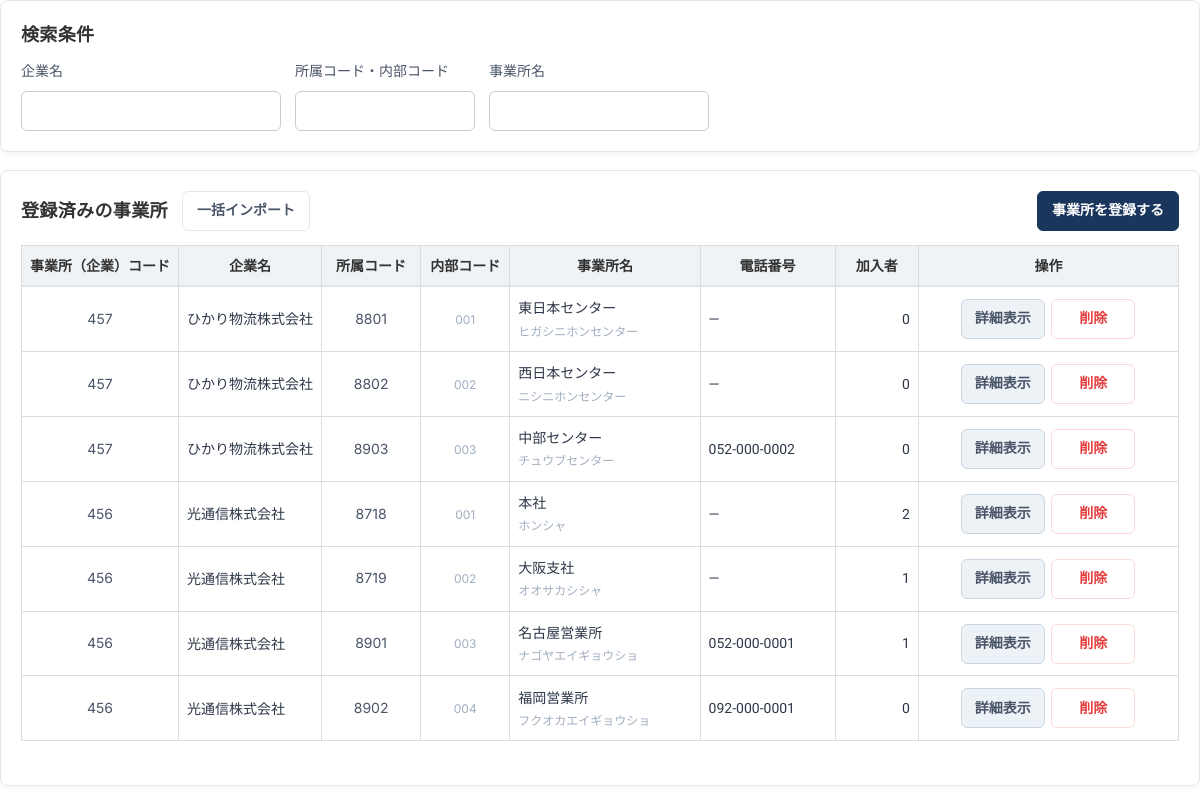
/offices (signed in), run on the app's committed database.
### tables this page shows
CREATE TABLE office (
  id         INTEGER PRIMARY KEY AUTOINCREMENT,
  company_id INTEGER NOT NULL REFERENCES company(id),
  ext_code   TEXT,                    -- 所属コード（企業が管理する番号）。取込の照合キー
  code       TEXT NOT NULL,           -- 当社内部コード。登録順に自動発番
  name       TEXT NOT NULL,           -- 事業所名
  kana       TEXT,                    -- 部署名（フリガナ）
  zip        TEXT,                    -- 郵便番号
  tel        TEXT,
  address    TEXT,
  created_at TEXT NOT NULL DEFAULT (datetime('now','localtime')),
  updated_at TEXT,
  UNIQUE (company_id, code),
  UNIQUE (company_id, ext_code),
  UNIQUE (company_id, name)
);

CREATE TABLE company (
  id         INTEGER PRIMARY KEY AUTOINCREMENT,
  kenpo_id   INTEGER NOT NULL REFERENCES kenpo(id),
  ext_code   TEXT,                    -- 事業所（企業）コード（健保が管理する番号）。取込の照合キー
  code       TEXT NOT NULL,           -- 当社内部コード。健保名＋企業名から自動生成
  name       TEXT NOT NULL,
  kana       TEXT,
  cert_mark  TEXT,                    -- 被保険者証記号
  zip        TEXT,                    -- 郵便番号
  tel        TEXT,
  address    TEXT,
  email      TEXT,                    -- 担当メールアドレス
  created_at TEXT NOT NULL DEFAULT (datetime('now','localtime')),
  updated_at TEXT,
  UNIQUE (kenpo_id, code),
  UNIQUE (kenpo_id, ext_code),
  UNIQUE (kenpo_id, name)
);

### app.py (the view)
@app.route("/offices")
@login_required
def offices():
    acc = current_account()
    rows, total, f = _offices_page(acc, 0, PAGE_ROWS)
    return render_template("offices.html", rows=rows, total=total,
                           counts=_office_counts(), f=f)

### app.py (called while the page is built, shortened)
def feature_na(key, role_key):
    return role_key in FEATURE_NA_ROLES.get(key, ())

def get_db():
    if "db" not in g:
        g.db = sqlite3.connect(DB_PATH)
        g.db.row_factory = sqlite3.Row
        g.db.execute("PRAGMA foreign_keys = ON")
    return g.db

def asset_ver(name="app.css"):
    try:
        return str(int(os.path.getmtime(os.path.join(BASE_DIR, "static", name))))
    except OSError:
        return "0"

@app.context_processor
def inject_asset_ver():
    return {"ASSET_V": asset_ver()}

def real_account():
    aid = session.get("account_id")
    if not aid:
        return None
    if "real_acc" not in g:
        g.real_acc = get_db().execute(
            "SELECT * FROM account WHERE id=? AND status='active'", (aid,)).fetchone()
    return g.real_acc

def support_kenpo():
    kid = session.get("support_kenpo_id")
    if not kid:
        return None

def current_account():
    me = real_account()
    if not me:
        return None
    if "acc" not in g:
        kenpo = support_kenpo()
        if kenpo:
            acc = dict(me)
            acc.update(role="kenpo_user", view_scope="kenpo_all", kenpo_id=kenpo["id"],
                       company_id=None, is_primary=0, can_download=me["can_download"],
                       name=f"{me['name']}（サポート）", support=True,
                       support_kenpo=kenpo["name"])
            g.acc = acc
        else:
            g.acc = me
    return g.acc

def sub_role(acc):
    if not acc:
        return ""
    try:
        v = acc["sub_role"]
    except (KeyError, IndexError):
        return ""
    return (v or "") if v in SUB_ROLE_LABELS else ""

def is_doctor(acc=None):
    return sub_role(acc if acc is not None else current_account()) == "doctor"

def role_key(acc=None):
    acc = acc if acc is not None else current_account()
    if not acc:
        return ""
    s = sub_role(acc)
    return acc["role"] + ("/" + s if s else "")

def feature_overrides():
    if "features" not in g:
        try:
            g.features = {(r["role_key"], r["feature"]): bool(r["allowed"])
                          for r in get_db().execute(
                              "SELECT role_key, feature, allowed FROM role_feature")}
        except sqlite3.Error:
            g.features = {}
    return g.features

def login_required(fn):
    @wraps(fn)
    def wrapper(*a, **kw):
        if not current_account():
            return redirect(url_for("login", next=request.path))
        return fn(*a, **kw)
    return wrapper

### templates/offices.html (shortened to what this page needs)
{% set FIXED_HEIGHT = true %}
{% extends LAYOUT %}
{% from "_import_modal.html" import import_modal, import_script %}
{% from "_listsearch.html" import search_card, search_script, rows_script %}
{% block body %}
{{ search_card([('cname', '企業名', '260px'), ('code', '所属コード・内部コード', '180px'),
                ('name', '事業所名', '220px')], f) }}
<div class="block list-card">
  <div class="blk-head">
    <div class="blk-head-left">
      <h2>登録済みの事業所</h2>
      <div class="actions">
        {% if CAN_MASTER %}
        <button type="button" class="btn-sm" onclick="openImport('imp-office')">一括インポート</button>
        {% endif %}
      </div>
    </div>
    <div class="actions">
      {% if CAN_MASTER %}
      <a class="btn-sm primary" href="{{ url_for('office_new') }}" style="text-decoration:none">事業所を登録する</a>
      {% endif %}
    </div>
  </div>
  {% if rows %}
  <div class="table-scroll paged grow" data-rows-url="{{ url_for('offices_rows') }}"
       data-loaded="{{ rows|length }}" data-total="{{ total }}">
  <table class="result-table" style="table-layout:auto">
    <thead><tr>
      <th style="width:130px">事業所（企業）コード</th>
      <th class="tl">企業名</th>
      <th style="width:105px">所属コード</th>
      <th style="width:90px">内部コード</th>
      <th class="tl" style="width:210px">事業所名</th>
      <th class="tl" style="width:150px">電話番号</th>
      <th style="width:95px">加入者</th>
      <th class="ops">操作</th>
    </tr></thead>
    <tbody>
    {% include "_rows_offices.html" %}
    </tbody>
  </table>
  </div>
  {% else %}<div class="empty-box">
    {% if f.cname or f.code or f.name %}条件に一致する事業所がありません。
    {% else %}事業所がまだ登録されていません。先に企業を登録してください。{% endif %}
  </div>{% endif %}
</div>
{% endblock %}

### templates/_rows_offices.html (shortened to what this page needs)
{% for r in rows %}
<tr class="ls-row" data-cname="{{ r.company_name }}" data-code="{{ r.code }}" data-name="{{ r.name }}">
  <td class="code">{{ r.company_ext or r.company_code }}</td>
  <td class="tl"><span class="ellip w230" title="{{ r.company_name }}">{{ r.company_name }}</span></td>
  <td class="code">{{ r.ext_code or '—' }}</td>
  <td class="code"><span class="hint">{{ r.code }}</span></td>
  <td class="tl"><span class="ellip w210" title="{{ r.name }}">{{ r.name }}</span>
    {% if r.kana %}<br><span class="hint">{{ r.kana }}</span>{% endif %}</td>
  <td class="tl">{{ r.tel or '—' }}</td>
  <td class="num">{{ counts.get(r.id, 0) }}</td>
  <td class="ops">
    {% if not CAN_MASTER %}<span class="hint">閲覧のみ</span>{% else %}
    <a class="btn-sm primary {{ 'btn-detail-blue' if SHELL == 'kenpo' else 'btn-edit' }}"
       href="{{ url_for('office_edit', oid=r.id) }}"
       style="text-decoration:none">{{ '詳細表示' if SHELL == 'kenpo' else '編集' }}</a>
    <form method="post" action="{{ url_for('office_delete', oid=r.id) }}" style="display:inline"
          onsubmit="return confirm('「{{ r.name }}」を削除します。よろしいですか？\n\n加入者が紐づいている場合は削除できません。')">
      <button class="btn-sm btn-del">削除</button></form>
    {% endif %}
  </td>
</tr>
{% endfor %}

### templates/frag_base.html (style rules this page uses)
body { margin:0;background:transparent }

### data on the page
office: ext_code "457", company_name "ひかり物流株式会社", ext_code "8801", code "001", name "東日本センター", kana "ヒガシニホンセンター", tel "—", get "0", value "詳細表示"
office: ext_code "457", company_name "ひかり物流株式会社", ext_code "8802", code "002", name "西日本センター", kana "ニシニホンセンター", tel "—", get "0", value "詳細表示"
office: ext_code "457", company_name "ひかり物流株式会社", ext_code "8903", code "003", name "中部センター", kana "チュウブセンター", tel "052-000-0002", get "0", value "詳細表示"
office: ext_code "456", company_name "光通信株式会社", ext_code "8718", code "001", name "本社", kana "ホンシャ", tel "—", get "2", value "詳細表示"
office: ext_code "456", company_name "光通信株式会社", ext_code "8719", code "002", name "大阪支社", kana "オオサカシシャ", tel "—", get "1", value "詳細表示"
office: ext_code "456", company_name "光通信株式会社", ext_code "8901", code "003", name "名古屋営業所", kana "ナゴヤエイギョウショ", tel "052-000-0001", get "1", value "詳細表示"
office: ext_code "456", company_name "光通信株式会社", ext_code "8902", code "004", name "福岡営業所", kana "フクオカエイギョウショ", tel "092-000-0001", get "0", value "詳細表示"

### other printed values
{{ label }} "企業名" "所属コード・内部コード" "事業所名"
